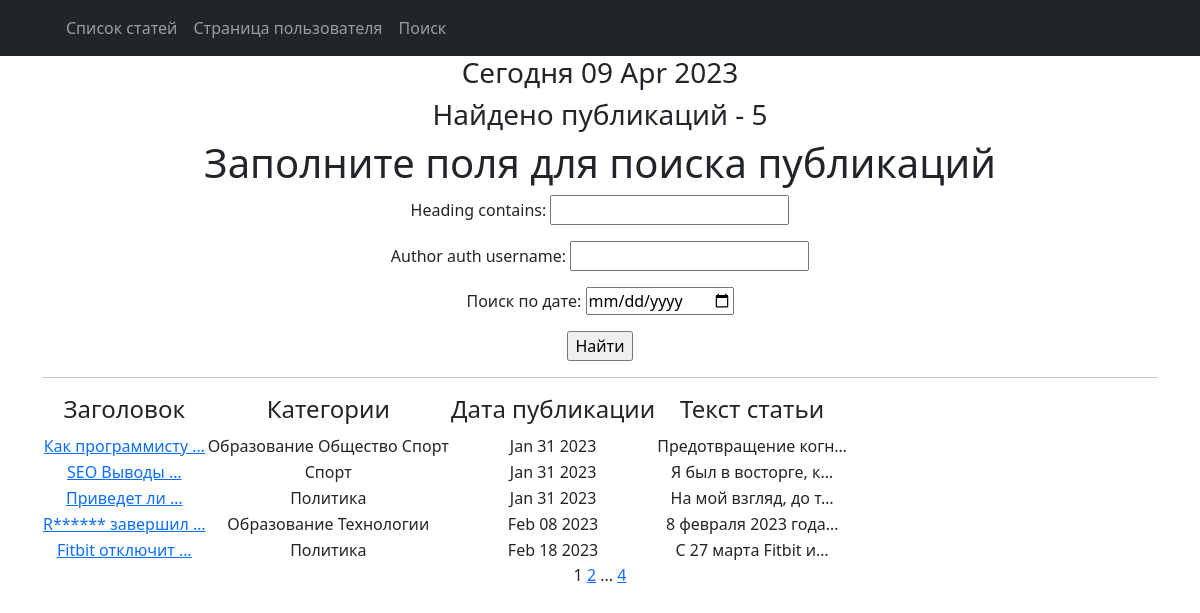
The app's page /news/search/ with its own data.
### News_Portal_app/models.py (models this page shows, shortened)
class Post(models.Model):
    article = 'AR'
    news = 'NE'
    cat_ar_ne = [(article, 'статья'),
                 (news, 'новость')]
    author = models.ForeignKey(Author, on_delete = models.CASCADE)
    _type = models.CharField(max_length=2, choices=cat_ar_ne)
    time_in = models.DateTimeField(auto_now_add=True)
    categories = models.ManyToManyField(Category, through='PostCategory')
    heading = models.CharField(max_length=255)
    text = models.TextField()
    post_rating = models.IntegerField(default=0)

class Category(models.Model):
    sport = 'SP'
    politico = 'PO'
    education = 'ED'
    society = 'SO'
    technologies = 'TE'
    cat_field = [(sport, 'Cпорт'),
                 (politico, 'Политика'),
                 (education, 'Образование'),
                 (society, 'Общество'),
                 (technologies, 'Технологии')]
    cat_name = models.CharField(max_length=2, choices=cat_field, unique=True)
    subscribers = models.ManyToManyField(User, blank=True, null=True, related_name='categories')

### News_Portal_app/views.py (the view)
# urls.py: path('search/', SearchList.as_view(), name='search_publications'),
class SearchList(ListView):
    model = Post
    template_name = 'search_page.html'
    context_object_name = 'posts'
    paginate_by = 5
    def get_queryset(self):
        queryset = super().get_queryset()
        self.filterset = PostFilter(self.request.GET, queryset)
        return self.filterset.qs
    def get_context_data(self, **kwargs):
        context = super().get_context_data(**kwargs)
        context['filterset'] = self.filterset
        context['time_now'] = datetime.utcnow()
        return context

### News_Portal_app/templatetags/custom_filters.py (called while the page is built)
@register.filter()
def censor(text):
    try:
        text = text.replace("Яндекс", "Я*****")
        text = text.replace("RuStore", "R******")
        return text
    except TypeError as e:
        print(f'Ошибка {e}. Тип данных должен быть str.')

### News_Portal/templates/search_page.html (shortened to what this page needs)
{% extends 'flatpages/default.html' %}
{% load custom_filters %}
{% load custom_tags %}
{% block content %}
<h3>Сегодня {{ time_now|date:'d M Y' }}</h3>
<h3>Найдено публикаций - {{ posts|length }}</h3>
<h1>Заполните поля для поиска публикаций</h1>
   <form action="" method="get">
       {{ filterset.form.as_p }}
       <input type="submit" value="Найти" />
   </form>
    <hr>
   {% if posts %}
       <table>
           <tr>
               <td><h4>Заголовок</h4></td>
               <td><h4>Категории</h4></td>
               <td><h4>Дата публикации</h4></td>
               <td><h4>Текст статьи</h4></td>
           </tr>
           {% for post in posts %}
           <tr>
               <td><a href="{% url 'post_detail' post.id %}">{{ post.heading|truncatewords:2|censor }}</a></td>
               <td>
                   {% for category in post.categories.all %}
                   {{ category.get_cat_name_display }}</a>
                   {% endfor %}
               </td>
               <td>{{ post.time_in|date:'M d Y' }}</td>
               <td>{{ post.text|truncatechars:20|censor }}</td>
           </tr>
           {% endfor %}
       </table>
   {% else %}
       <h2>Упс, статей нет!</h2>
   {% endif %}
   {{ page_obj.number }}
   {% if page_obj.has_next %}
       <a href="?page={{ page_obj.next_page_number }}">{{ page_obj.next_page_number }}</a>
       {% if paginator.num_pages != page_obj.next_page_number %}
           ...
           <a href="?page={{ page_obj.paginator.num_pages }}">{{ page_obj.paginator.num_pages }}</a>
       {% endif %}
   {% endif %}
{% endblock content %}

### records on screen
Post: heading|censor "Как программисту …", time_in "Jan 31 2023", text|censor "Предотвращение когн…"
Category: cat_name "Образование"
Category: cat_name "Общество"
Category: cat_name "Cпорт"
Post: heading|censor "SEO Выводы …", time_in "Jan 31 2023", text|censor "Я был в восторге, к…"
Post: heading|censor "Приведет ли …", time_in "Jan 31 2023", text|censor "На мой взгляд, до т…"
Category: cat_name "Политика"
Post: heading|censor "R****** завершил …", time_in "Feb 08 2023", text|censor "8 февраля 2023 года…"
Category: cat_name "Технологии"
Post: heading|censor "Fitbit отключит …", time_in "Feb 18 2023", text|censor "С 27 марта Fitbit и…"

### other values on screen
{{ time_now|date:'d M Y' }} "09 Apr 2023"
{{ posts|length }} "5"
{{ page_obj.number }} "1"
{{ page_obj.next_page_number }} "2"
{{ page_obj.paginator.num_pages }} "4"
